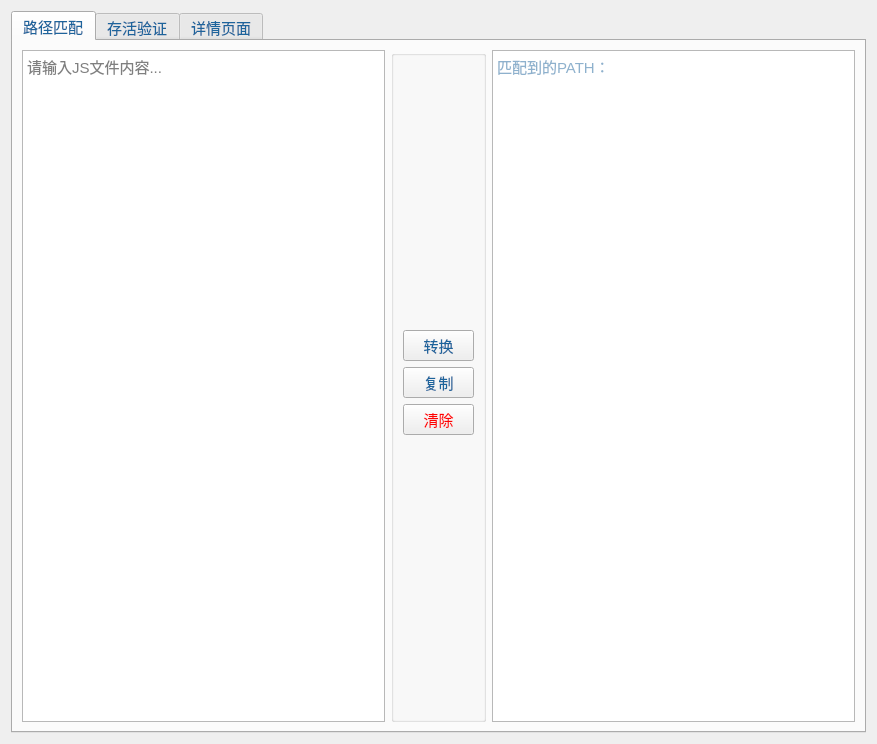
<?xml version="1.0" encoding="UTF-8"?>
<ui version="4.0">
 <class>Form</class>
 <widget class="QWidget" name="Form">
  <property name="geometry">
   <rect>
    <x>0</x>
    <y>0</y>
    <width>877</width>
    <height>744</height>
   </rect>
  </property>
  <property name="windowTitle">
   <string>URL提取   By:GODV   QQ：1148202106</string>
  </property>
  <property name="styleSheet">
   <string notr="true">*{	
	font-family:微软雅黑;
	font-size:15px;
	color: #1d649c;
}</string>
  </property>
  <layout class="QVBoxLayout" name="verticalLayout_9">
   <item>
    <widget class="QTabWidget" name="tabWidget">
     <property name="currentIndex">
      <number>0</number>
     </property>
     <widget class="QWidget" name="widget">
      <attribute name="title">
       <string>路径匹配</string>
      </attribute>
      <layout class="QHBoxLayout" name="horizontalLayout">
       <item>
        <widget class="QPlainTextEdit" name="js">
         <property name="sizePolicy">
          <sizepolicy hsizetype="Minimum" vsizetype="Expanding">
           <horstretch>0</horstretch>
           <verstretch>0</verstretch>
          </sizepolicy>
         </property>
         <property name="styleSheet">
          <string notr="true">*{	
	font-family:微软雅黑;
	font-size:15px;
	color: #000000;
}</string>
         </property>
         <property name="placeholderText">
          <string>请输入JS文件内容...</string>
         </property>
        </widget>
       </item>
       <item>
        <widget class="QGroupBox" name="groupBox">
         <property name="maximumSize">
          <size>
           <width>95</width>
           <height>16777215</height>
          </size>
         </property>
         <property name="title">
          <string/>
         </property>
         <layout class="QVBoxLayout" name="verticalLayout_2">
          <item>
           <layout class="QVBoxLayout" name="verticalLayout">
            <item>
             <spacer name="verticalSpacer">
              <property name="orientation">
               <enum>Qt::Vertical</enum>
              </property>
              <property name="sizeType">
               <enum>QSizePolicy::Maximum</enum>
              </property>
              <property name="sizeHint" stdset="0">
               <size>
                <width>20</width>
                <height>268</height>
               </size>
              </property>
             </spacer>
            </item>
            <item>
             <widget class="QPushButton" name="button">
              <property name="sizePolicy">
               <sizepolicy hsizetype="Fixed" vsizetype="Fixed">
                <horstretch>0</horstretch>
                <verstretch>0</verstretch>
               </sizepolicy>
              </property>
              <property name="styleSheet">
               <string notr="true">*{	
	font-family:微软雅黑;
	font-size:15px;
	color: #1d649c;
}</string>
              </property>
              <property name="text">
               <string>转换</string>
              </property>
             </widget>
            </item>
            <item>
             <widget class="QPushButton" name="copy">
              <property name="sizePolicy">
               <sizepolicy hsizetype="Fixed" vsizetype="Fixed">
                <horstretch>0</horstretch>
                <verstretch>0</verstretch>
               </sizepolicy>
              </property>
              <property name="styleSheet">
               <string notr="true">*{	
	font-family:微软雅黑;
	font-size:15px;
	color: #1d649c;
}</string>
              </property>
              <property name="text">
               <string>复制</string>
              </property>
             </widget>
            </item>
            <item>
             <widget class="QPushButton" name="clear">
              <property name="sizePolicy">
               <sizepolicy hsizetype="Fixed" vsizetype="Fixed">
                <horstretch>0</horstretch>
                <verstretch>0</verstretch>
               </sizepolicy>
              </property>
              <property name="styleSheet">
               <string notr="true">QPushButton { 
font-family:微软雅黑;
    color: red ;
    font-size:15px;
}</string>
              </property>
              <property name="text">
               <string>清除</string>
              </property>
             </widget>
            </item>
            <item>
             <spacer name="verticalSpacer_3">
              <property name="orientation">
               <enum>Qt::Vertical</enum>
              </property>
              <property name="sizeType">
               <enum>QSizePolicy::Maximum</enum>
              </property>
              <property name="sizeHint" stdset="0">
               <size>
                <width>17</width>
                <height>278</height>
               </size>
              </property>
             </spacer>
            </item>
           </layout>
          </item>
         </layout>
        </widget>
       </item>
       <item>
        <widget class="QPlainTextEdit" name="path">
         <property name="sizePolicy">
          <sizepolicy hsizetype="Minimum" vsizetype="Expanding">
           <horstretch>0</horstretch>
           <verstretch>0</verstretch>
          </sizepolicy>
         </property>
         <property name="placeholderText">
          <string>匹配到的PATH：</string>
         </property>
        </widget>
       </item>
      </layout>
     </widget>
     <widget class="QWidget" name="tab2">
      <attribute name="title">
       <string>存活验证</string>
      </attribute>
      <layout class="QHBoxLayout" name="horizontalLayout_5">
       <item>
        <layout class="QVBoxLayout" name="verticalLayout_6">
         <item>
          <layout class="QVBoxLayout" name="verticalLayout_5">
           <item>
            <layout class="QHBoxLayout" name="horizontalLayout_4">
             <item>
              <widget class="QPushButton" name="geturl">
               <property name="text">
                <string>GET PATH</string>
               </property>
              </widget>
             </item>
             <item>
              <spacer name="horizontalSpacer_5">
               <property name="orientation">
                <enum>Qt::Horizontal</enum>
               </property>
               <property name="sizeHint" stdset="0">
                <size>
                 <width>288</width>
                 <height>20</height>
                </size>
               </property>
              </spacer>
             </item>
             <item>
              <widget class="QLineEdit" name="host">
               <property name="text">
                <string/>
               </property>
               <property name="placeholderText">
                <string>请输入Host：</string>
               </property>
              </widget>
             </item>
             <item>
              <widget class="QPushButton" name="replace">
               <property name="text">
                <string>替换</string>
               </property>
              </widget>
             </item>
            </layout>
           </item>
           <item>
            <widget class="QPlainTextEdit" name="url">
             <property name="styleSheet">
              <string notr="true">*{	
	font-family:微软雅黑;
	font-size:15px;
	color: #5555ff;

}</string>
             </property>
            </widget>
           </item>
          </layout>
         </item>
         <item>
          <widget class="QGroupBox" name="groupBox_3">
           <property name="title">
            <string/>
           </property>
           <layout class="QHBoxLayout" name="horizontalLayout_6">
            <item>
             <layout class="QVBoxLayout" name="verticalLayout_3" stretch="0,4,0,3">
              <item>
               <layout class="QHBoxLayout" name="horizontalLayout_3">
                <item>
                 <widget class="QComboBox" name="comboBox">
                  <item>
                   <property name="text">
                    <string>GET</string>
                   </property>
                  </item>
                  <item>
                   <property name="text">
                    <string>POST</string>
                   </property>
                  </item>
                  <item>
                   <property name="text">
                    <string>PUT</string>
                   </property>
                  </item>
                  <item>
                   <property name="text">
                    <string>DELETE</string>
                   </property>
                  </item>
                 </widget>
                </item>
                <item>
                 <spacer name="horizontalSpacer_3">
                  <property name="orientation">
                   <enum>Qt::Horizontal</enum>
                  </property>
                  <property name="sizeType">
                   <enum>QSizePolicy::Fixed</enum>
                  </property>
                  <property name="sizeHint" stdset="0">
                   <size>
                    <width>102</width>
                    <height>20</height>
                   </size>
                  </property>
                 </spacer>
                </item>
                <item>
                 <widget class="QPushButton" name="setpack">
                  <property name="text">
                   <string>开始验证</string>
                  </property>
                 </widget>
                </item>
               </layout>
              </item>
              <item>
               <widget class="QPlainTextEdit" name="requestsheader">
                <property name="styleSheet">
                 <string notr="true">* { 
font-family:微软雅黑;
    color:#5555ff  ;
    font-size:13px;
}</string>
                </property>
                <property name="plainText">
                 <string>'User-Agent':'Mozilla/5.0 (Windows NT 10.0; WOW64; </string>
                </property>
                <property name="placeholderText">
                 <string>输入Request Header：</string>
                </property>
               </widget>
              </item>
              <item>
               <spacer name="verticalSpacer_2">
                <property name="orientation">
                 <enum>Qt::Vertical</enum>
                </property>
                <property name="sizeHint" stdset="0">
                 <size>
                  <width>208</width>
                  <height>18</height>
                 </size>
                </property>
               </spacer>
              </item>
              <item>
               <widget class="QPlainTextEdit" name="postdata">
                <property name="placeholderText">
                 <string>输入POST Data</string>
                </property>
               </widget>
              </item>
             </layout>
            </item>
            <item>
             <spacer name="horizontalSpacer_2">
              <property name="orientation">
               <enum>Qt::Horizontal</enum>
              </property>
              <property name="sizeType">
               <enum>QSizePolicy::Fixed</enum>
              </property>
              <property name="sizeHint" stdset="0">
               <size>
                <width>10</width>
                <height>20</height>
               </size>
              </property>
             </spacer>
            </item>
            <item>
             <layout class="QVBoxLayout" name="verticalLayout_4">
              <item>
               <layout class="QHBoxLayout" name="horizontalLayout_2">
                <item>
                 <widget class="QLabel" name="label">
                  <property name="font">
                   <font>
                    <family>微软雅黑</family>
                    <pointsize>-1</pointsize>
                   </font>
                  </property>
                  <property name="text">
                   <string>结果显示</string>
                  </property>
                 </widget>
                </item>
                <item>
                 <spacer name="horizontalSpacer_4">
                  <property name="orientation">
                   <enum>Qt::Horizontal</enum>
                  </property>
                  <property name="sizeHint" stdset="0">
                   <size>
                    <width>188</width>
                    <height>20</height>
                   </size>
                  </property>
                 </spacer>
                </item>
                <item>
                 <widget class="QPushButton" name="qingchu">
                  <property name="styleSheet">
                   <string notr="true">QPushButton { 
font-family:微软雅黑;
    color: red ;
    font-size:15px;
}</string>
                  </property>
                  <property name="text">
                   <string>清空</string>
                  </property>
                 </widget>
                </item>
               </layout>
              </item>
              <item>
               <widget class="QPlainTextEdit" name="result"/>
              </item>
             </layout>
            </item>
           </layout>
          </widget>
         </item>
        </layout>
       </item>
      </layout>
     </widget>
     <widget class="QWidget" name="tab">
      <attribute name="title">
       <string>详情页面</string>
      </attribute>
      <layout class="QVBoxLayout" name="verticalLayout_8">
       <item>
        <layout class="QHBoxLayout" name="horizontalLayout_7">
         <item>
          <spacer name="horizontalSpacer">
           <property name="orientation">
            <enum>Qt::Horizontal</enum>
           </property>
           <property name="sizeHint" stdset="0">
            <size>
             <width>598</width>
             <height>20</height>
            </size>
           </property>
          </spacer>
         </item>
         <item>
          <widget class="QPushButton" name="copy2">
           <property name="text">
            <string>复制</string>
           </property>
          </widget>
         </item>
         <item>
          <spacer name="horizontalSpacer_6">
           <property name="orientation">
            <enum>Qt::Horizontal</enum>
           </property>
           <property name="sizeHint" stdset="0">
            <size>
             <width>13</width>
             <height>20</height>
            </size>
           </property>
          </spacer>
         </item>
         <item>
          <widget class="QPushButton" name="qingchu2">
           <property name="text">
            <string>清空</string>
           </property>
          </widget>
         </item>
        </layout>
       </item>
       <item>
        <layout class="QVBoxLayout" name="verticalLayout_7" stretch="0,3,5">
         <item>
          <widget class="QTableWidget" name="excel">
           <property name="alternatingRowColors">
            <bool>true</bool>
           </property>
           <property name="rowCount">
            <number>100</number>
           </property>
           <attribute name="horizontalHeaderMinimumSectionSize">
            <number>35</number>
           </attribute>
           <attribute name="verticalHeaderVisible">
            <bool>false</bool>
           </attribute>
           <attribute name="verticalHeaderHighlightSections">
            <bool>true</bool>
           </attribute>
           <attribute name="verticalHeaderShowSortIndicator" stdset="0">
            <bool>false</bool>
           </attribute>
           <row/>
           <row/>
           <row/>
           <row/>
           <row/>
           <row/>
           <row/>
           <row/>
           <row/>
           <row/>
           <row/>
           <row/>
           <row/>
           <row/>
           <row/>
           <row/>
           <row/>
           <row/>
           <row/>
           <row/>
           <row/>
           <row/>
           <row/>
           <row/>
           <row/>
           <row/>
           <row/>
           <row/>
           <row/>
           <row/>
           <row/>
           <row/>
           <row/>
           <row/>
           <row/>
           <row/>
           <row/>
           <row/>
           <row/>
           <row/>
           <row/>
           <row/>
           <row/>
           <row/>
           <row/>
           <row/>
           <row/>
           <row/>
           <row/>
           <row/>
           <row/>
           <row/>
           <row/>
           <row/>
           <row/>
           <row/>
           <row/>
           <row/>
           <row/>
           <row/>
           <row/>
           <row/>
           <row/>
           <row/>
           <row/>
           <row/>
           <row/>
           <row/>
           <row/>
           <row/>
           <row/>
           <row/>
           <row/>
           <row/>
           <row/>
           <row/>
           <row/>
           <row/>
           <row/>
           <row/>
           <row/>
           <row/>
           <row/>
           <row/>
           <row/>
           <row/>
           <row/>
           <row/>
           <row/>
           <row/>
           <row/>
           <row/>
           <row/>
           <row/>
           <row/>
           <row/>
           <row/>
           <row/>
           <row/>
           <row/>
           <column>
            <property name="text">
             <string>StateCode</string>
            </property>
           </column>
           <column>
            <property name="text">
             <string>Lenght</string>
            </property>
           </column>
           <column>
            <property name="text">
             <string>URL</string>
            </property>
           </column>
          </widget>
         </item>
         <item>
          <spacer name="verticalSpacer_4">
           <property name="orientation">
            <enum>Qt::Vertical</enum>
           </property>
           <property name="sizeType">
            <enum>QSizePolicy::Fixed</enum>
           </property>
           <property name="sizeHint" stdset="0">
            <size>
             <width>20</width>
             <height>13</height>
            </size>
           </property>
          </spacer>
         </item>
         <item>
          <widget class="QPlainTextEdit" name="response">
           <property name="undoRedoEnabled">
            <bool>true</bool>
           </property>
           <property name="textInteractionFlags">
            <set>Qt::TextEditorInteraction</set>
           </property>
          </widget>
         </item>
        </layout>
       </item>
      </layout>
     </widget>
    </widget>
   </item>
  </layout>
 </widget>
 <resources/>
 <connections/>
</ui>
